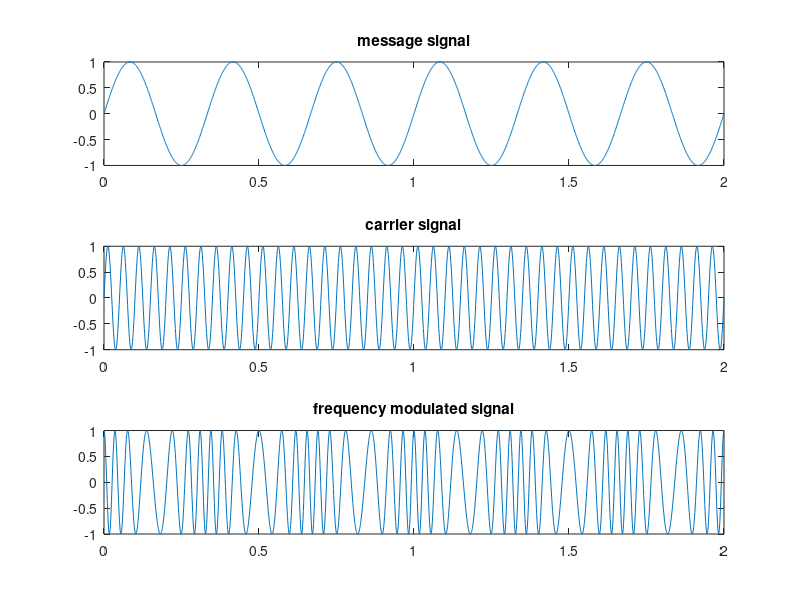

Write the MATLAB code that produced this figure.
clc;
clear all;
close all;
t=0:0.001:2; 
mi=3; %modulating index

Am=1;  
fm=3; 
m=Am*sin(2*pi*fm*t);

Ac=1;          
fc=20;  
c=Ac*sin(2*pi*fc*t);

fm=Ac*cos(2*pi*fc*t+mi*(sin(2*pi*fm*t))); % equation for frequency modulating signal
figure;

subplot(3,1,1);
plot(t,m);
title('message signal');

subplot(3,1,2);
plot(t,c);
title('carrier signal');

subplot(3,1,3);
plot(t,fm);
title('frequency modulated signal');
